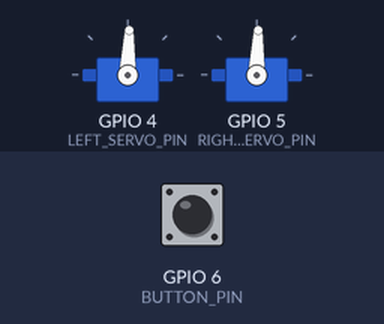
Recording of a sketch running on a simulated ESP32-S3. Parts: 2 × servo. The inputs (shaded band) are chosen by the test bench; at power-on: GPIO 6 (BUTTON_PIN) HIGH. Servo pulses on a pin are drawn as a servo (544–2400 µs = 0–180°); what the sketch prints to the serial monitor is not drawn.

Above: at 1.2 s.
1.3 s: GPIO 6 (BUTTON_PIN) pulled LOW for 0.15 s
4.4 s: GPIO 6 (BUTTON_PIN) pulled LOW for 1 s
Timing chart, 0 to 7.4 s (numbered marks = the images above; inputs shaded):
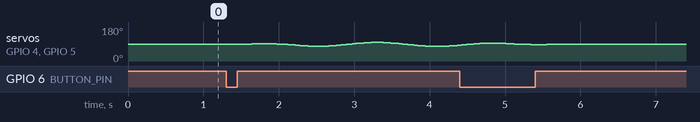

Measured:
- after the input at 1.3 s, servo on GPIO 4 (LEFT_SERVO_PIN), servo on GPIO 5 (RIGHT_SERVO_PIN): 88° → 89° after 0.16 s, → 90° 0.09 s later, → 91° 0.09 s later, → 92° 0.10 s later, … (64 changes in this stretch)

The sketch:

teddy-walk.ino
```cpp
/* Teddy's walking legs, 2026-11-01. Dr. O: "we are actually walking, his legs just do the back and forth movement", so when she and her helper hold
   his two hands and walk him, his legs swing like steps.

   One push button starts the swinging and the next push stops it. Two hobby servos, one at each hip, swing in opposite directions (when the left
   leg goes forward the right goes back). The swing eases in when it starts and eases back to straight when it stops, so nothing jerks.

   NOT TRIED on a real Teddy. The pins, the swing size and the speed below are first guesses: change the numbers at the top, upload again, try again.
   Start with a SMALL swing (SWING_DEG 10) and a slow step (STEP_MS 1600) and work up. */

#include <Arduino.h>

// ---- change these for your board and for Teddy ----
const int LEFT_SERVO_PIN  = 4;     // signal wire of the left hip servo
const int RIGHT_SERVO_PIN = 5;     // signal wire of the right hip servo
const int BUTTON_PIN      = 6;     // push button between this pin and GND (the board's own pull-up is used)
const int LEFT_CENTER_DEG  = 90;   // the servo angle where the left leg hangs straight down
const int RIGHT_CENTER_DEG = 90;   // the same for the right leg
const int SWING_DEG       = 10;    // how far each leg swings forward and back from straight (start small)
const bool LEFT_REVERSED  = false; // if the left leg swings the wrong way round, set true
const bool RIGHT_REVERSED = true;  // the right servo faces the other way on his body, so it usually needs true
const unsigned long STEP_MS = 1600; // time for one full step cycle, slower is gentler
const unsigned long EASE_MS = 1200; // time to ease in and out
const unsigned long WALK_MAX_MS = 5UL * 60UL * 1000UL; // stops by itself after this long, in case somebody forgets
// ---------------------------------------------------

const int PWM_HZ = 50, PWM_BITS = 14;
const int US_MIN = 500, US_MAX = 2400;   // pulse width for 0 and 180 degrees, check against your servo's sheet

bool walking = false;
unsigned long startedAt = 0, stopAskedAt = 0;
bool stopping = false;
float level = 0;                          // 0 = standing still, 1 = full swing
unsigned long lastMs = 0;
float phase = 0;                          // 0 to 2*pi, the position in the step

void servoWrite(int pin, float deg) {
  deg = constrain(deg, 0.0f, 180.0f);
  float us = US_MIN + (US_MAX - US_MIN) * (deg / 180.0f);
  uint32_t duty = (uint32_t)(us / 20000.0f * ((1 << PWM_BITS) - 1));
  ledcWrite(pin, duty);
}

void legs(float swing) {                   // swing is -1 to 1: left forward, right back
  float l = LEFT_CENTER_DEG  + (LEFT_REVERSED  ? -1 : 1) * SWING_DEG * swing * level;
  float r = RIGHT_CENTER_DEG + (RIGHT_REVERSED ? -1 : 1) * SWING_DEG * (-swing) * level;
  servoWrite(LEFT_SERVO_PIN, l);
  servoWrite(RIGHT_SERVO_PIN, r);
}

void setup() {
  Serial.begin(115200);
  pinMode(BUTTON_PIN, INPUT_PULLUP);
  ledcAttach(LEFT_SERVO_PIN, PWM_HZ, PWM_BITS);
  ledcAttach(RIGHT_SERVO_PIN, PWM_HZ, PWM_BITS);
  legs(0);
  Serial.println("Teddy walk: push the button to start his legs, push again to stop.");
  lastMs = millis();
}

bool pressed() {                           // one press = one true, with a little debounce
  static bool was = false; static unsigned long at = 0;
  bool now = digitalRead(BUTTON_PIN) == LOW;
  bool hit = now && !was && millis() - at > 250;
  if (now && !was) at = millis();
  was = now;
  return hit;
}

void loop() {
  unsigned long ms = millis();
  float dt = (ms - lastMs) / 1000.0f; lastMs = ms;

  if (pressed()) {
    if (!walking) { walking = true; stopping = false; startedAt = ms; Serial.println("walking"); }
    else if (!stopping) { stopping = true; stopAskedAt = ms; Serial.println("stopping"); }
  }
  if (walking && !stopping && ms - startedAt > WALK_MAX_MS) { stopping = true; stopAskedAt = ms; Serial.println("stopping, the time is up"); }

  if (walking) {
    float step = dt / (EASE_MS / 1000.0f);
    if (stopping) { level -= step; if (level <= 0) { level = 0; walking = false; stopping = false; legs(0); Serial.println("stopped"); } }
    else          { level += step; if (level > 1) level = 1; }
    phase += 2.0f * PI * dt / (STEP_MS / 1000.0f);
    if (phase > 2.0f * PI) phase -= 2.0f * PI;
    if (walking) legs(sinf(phase));
  }
  delay(10);
}
```
